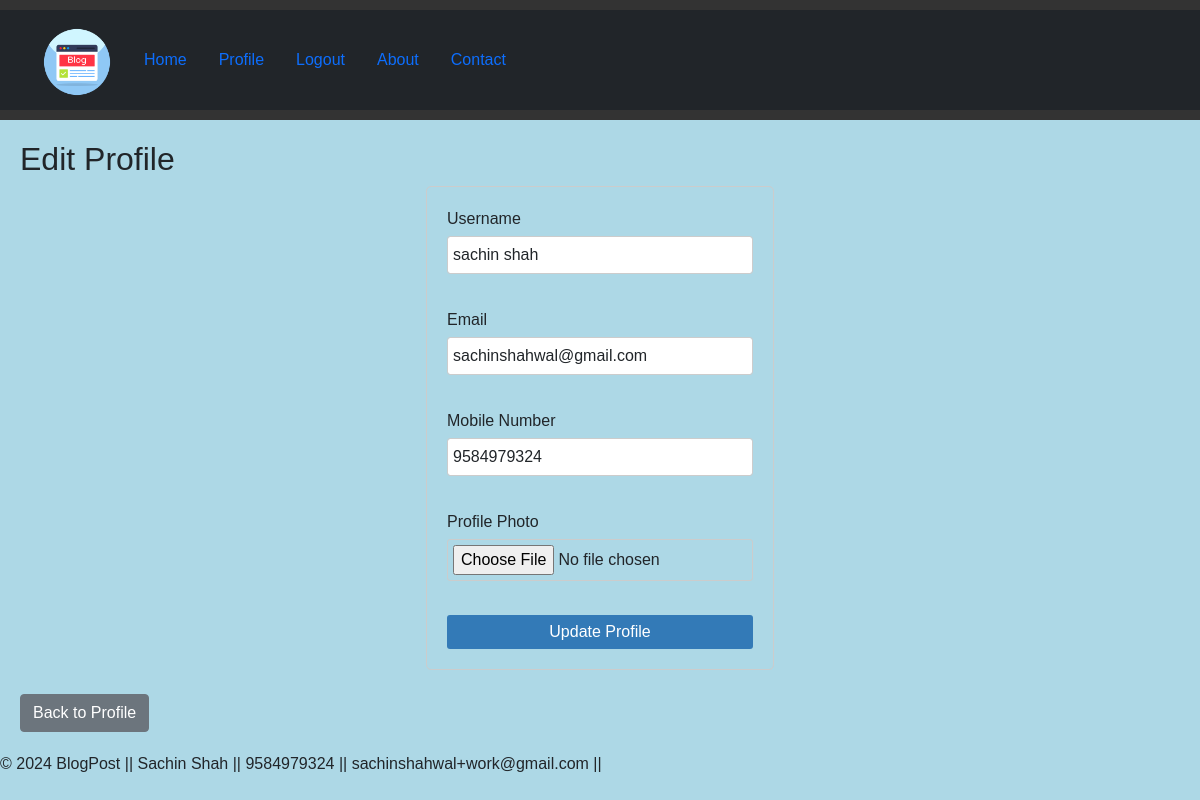
Screenshot of /edit_profile (signed in) with the database file from the repository.
### main.py (models this page shows, shortened)
class User(UserMixin, db.Model):
    id = db.Column(db.Integer, primary_key=True)
    username = db.Column(db.String(80), unique=True, nullable=False)
    password = db.Column(db.String(200), nullable=False)
    email = db.Column(db.String(120), unique=True, nullable=False)
    mobile_number = db.Column(db.String(20), nullable=False)
    image = db.Column(db.String(200), nullable=True)
    posts = db.relationship('BlogPost', backref='author', lazy=True)

### main.py (the view)
@app.route('/edit_profile', methods=['GET', 'POST'])
@login_required
def edit_profile():
    form = EditProfileForm()
    if form.validate_on_submit():
        current_user.username = form.username.data
        current_user.email = form.email.data
        current_user.mobile_number = form.mobile_number.data
        if form.profile_photo.data:
            profile_photo = form.profile_photo.data
            base_dir = os.path.dirname(__file__)
            profile_photo_dir = os.path.join(base_dir, 'static/profile_photos')
            os.makedirs(profile_photo_dir, exist_ok=True)
            profile_photo_path = os.path.join(profile_photo_dir, profile_photo.filename)
            profile_photo.save(profile_photo_path)
            profile_photo_path = os.path.join('static/profile_photos', profile_photo.filename)
            current_user.image = profile_photo_path
        db.session.commit()
        flash('Profile updated successfully')
        return redirect(url_for('profile'))
    elif request.method == 'GET':
        form.username.data = current_user.username
        form.email.data = current_user.email
        form.mobile_number.data = current_user.mobile_number
    return render_template('edit_profile.html', form=form, user=current_user)

### main.py
class EditProfileForm(FlaskForm):
    username = StringField('Username', validators=[DataRequired()])
    email = StringField('Email', validators=[DataRequired(), Email()])
    mobile_number = StringField('Mobile Number', validators=[DataRequired()])
    profile_photo = FileField('Profile Photo')
    submit = SubmitField('Update Profile')

### main.py (called while the page is built)
@login_manager.user_loader
def load_user(user_id):
    return User.query.get(int(user_id))

### templates/edit_profile.html (shortened to what this page needs)
{% extends "base.html" %}
{% block content %}
    <h2>Edit Profile</h2>
    <form action="{{ url_for('edit_profile') }}" method="post" enctype="multipart/form-data">
        <label for="username">Username</label>
        {{ form.username(class="form-control", id="username", value=user.username) }}
        <br>
        <label for="email">Email</label>
        {{ form.email(class="form-control", id="email", value=user.email) }}
        <br>
        <label for="mobile_number">Mobile Number</label>
        {{ form.mobile_number(class="form-control", id="mobile_number", value=user.mobile_number) }}
        <br>
        <label for="profile_photo">Profile Photo</label>
        <input type="file" id="profile_photo" name="profile_photo" class="form-control-file">
        <br>
        <input type="submit" value="Update Profile" class="btn btn-dark" style="width: 100%;">
    </form>
    <br>
    <a href="{{ url_for('profile') }}" class="btn btn-secondary">Back to Profile</a>
{% endblock %}

### static/style.css (style rules this page uses)
form { width: 30%; margin: 0 auto; padding: 20px; border: 1px solid #ccc; border-radius: 5px; }
label { display: block; margin-bottom: 5px; }
input[type="text"], input[type="password"], input[type="email"], input[type="tel"], input[type="file"] { width: 100%; padding: 5px; margin-bottom: 10px; border: 1px solid #ccc; border-radius: 3px; }
input[type="submit"] { background-color: #337ab7; color: #fff; padding: 5px 10px; border: none; border-radius: 3px; cursor: pointer; }
body { font-family: Arial, sans-serif; margin: 0; padding: 0; background-color: #f5f5f5; }

### rows the page displays
User: username "sachin shah", email "sachinshahwal@gmail.com", mobile_number "9584979324"
